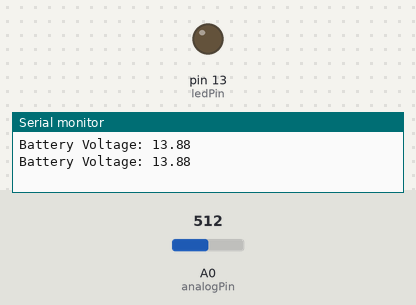
A sketch run on a simulated Arduino Uno, built with avr-gcc and run on an emulated ATmega328P. Shown: output pins drawn as LEDs (lit = HIGH), the last lines printed to the serial monitor. The inputs (shaded band) are chosen by the test bench; at power-on: A0 (analogPin) = 512.

Above: at 1.8 s.
1.9 s: A0 (analogPin) set to 405
3.4 s: A0 (analogPin) set to 377
At 4.7 s:
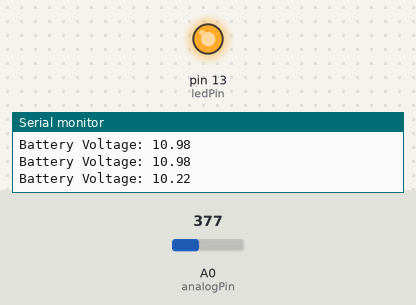
5.5 s: A0 (analogPin) set to 511
At 7.2 s:
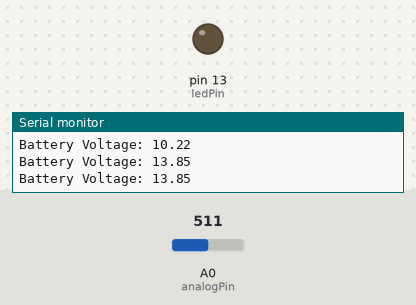
7.5 s: A0 (analogPin) set to 306
At 9.0 s:
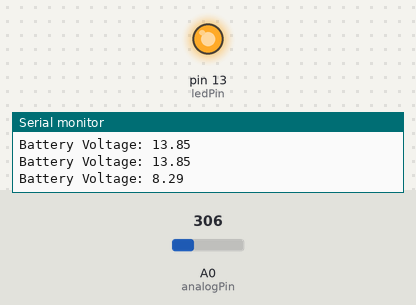
Timing chart, 0 to 10.5 s (numbered marks = the images above; inputs shaded):
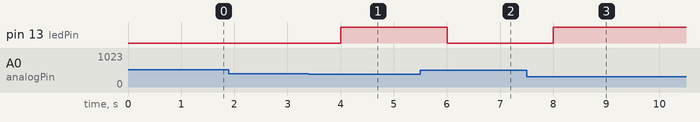

Measured:
- the behaviour switches between 388 and 387 on A0 (analogPin) (found by bisection; images 0 and 1)
- after the input at 3.4 s, pin 13 (ledPin): LOW → HIGH after 0.60 s
- after the input at 5.5 s, pin 13 (ledPin): HIGH → LOW after 0.51 s
- after the input at 7.5 s, pin 13 (ledPin): LOW → HIGH after 0.51 s

The sketch:

batterey_indicator.ino
```cpp
const int analogPin = A0;  //  read the voltage
const int ledPin = 13;
const float R1 = 10000.0;  // Value of R1 in ohms
const float R2 = 2200.0;   // Value of R2 in ohms
const float referenceVoltage = 5.0; // Reference voltage
const float lowBatteryThreshold = 10.5; // voltage threshold

void setup() {
  pinMode(ledPin, OUTPUT);
  Serial.begin(9600);
}

void loop() {
  int sensorValue = analogRead(analogPin);
  float voltage = sensorValue * (referenceVoltage / 1023.0);
  float batteryVoltage = voltage / (R2 / (R1 + R2));

  Serial.print("Battery Voltage: ");
  Serial.println(batteryVoltage);

  if (batteryVoltage < lowBatteryThreshold) {
    digitalWrite(ledPin, HIGH); // Turn on LED

  } else {
    digitalWrite(ledPin, LOW); // Turn off LED

  }

  delay(1000);
}
```
